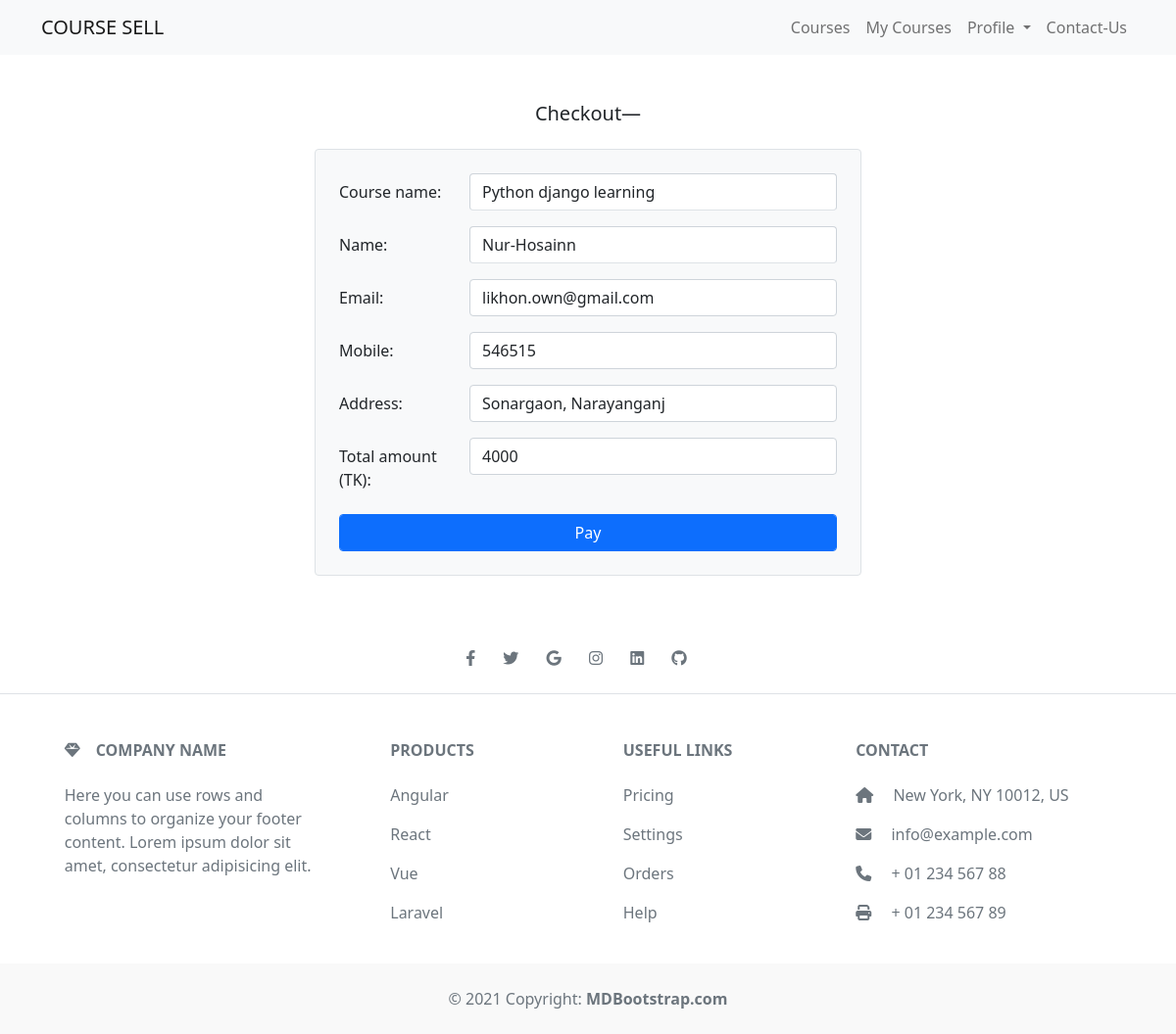
Page /checkout/1/ (signed in) on the committed database.
### courses/models.py (models this page shows, shortened)
class Course(models.Model):
    name = models.CharField(max_length=100, null=False)
    price = models.IntegerField(null=False)
    discount = models.IntegerField(null=False, default=0)
    active = models.BooleanField(default=False)
    thumbnail = models.ImageField(upload_to='courses/')
    length = models.IntegerField(null=False)

class User(AbstractBaseUser, PermissionsMixin):
    GENDER_CHOICES = (
        ('M', 'Male'),
        ('F', 'Female'),
    )
    name = models.CharField(max_length=150)
    email = models.EmailField('Email address', unique=True)
    username = models.CharField(max_length=50, unique=True)
    gender = models.CharField('Gender', max_length=1, choices=GENDER_CHOICES)
    dob = models.DateField('Date of birth', null=True)
    profile_image = models.ImageField('Profile image', upload_to='profiles/')
    address = models.CharField('Address', max_length=300)
    telephone_number = models.CharField('Telephone', max_length=20)
    is_staff = models.BooleanField(default=False)
    is_active = models.BooleanField(default=True)
    date_joined = models.DateTimeField(default=timezone.now)
    USERNAME_FIELD = "email"
    REQUIRED_FIELDS = []
    objects = UserManager()
    def image(self):
        return mark_safe('<img src="%s" width=50px; height: 50px />' % (self.profile_image.url))

### courses/views.py (the view, shortened to what this page needs)
# urls.py: path('checkout/<int:pk>/', views.checkout, name='checkout'),
@login_required()
def checkout(request, pk):
    course = Course.objects.get(id=pk)
    return render(request, 'checkout.html', {'course':course})

### templates/checkout.html (shortened to what this page needs)
{% extends 'master.html' %}
{% load static %}
{% block content %}
<div class="container-sm mt-5">
    <div class="course-title mb-4 text-center">
        <h5>Checkout&mdash;</h5>
    </div>
    <form class="w-50 m-auto" method="POST">
        <div class="bg-light p-4 rounded border">
            <div class="mb-3 row">
                <label for="courseName" class="col-sm-3 col-form-label">Course name:</label>
                <div class="col-sm-9">
                    <input type="text" name="courseName" class="form-control border-bottom" value="{{ course.name }}">
                </div>
            </div>
            <div class="mb-3 row">
                <label for="name" class="col-sm-3 col-form-label">Name:</label>
                <div class="col-sm-9">
                  <input type="text" name="name" class="form-control border-bottom" id="name" value="{{ request.user.name }}">
                </div>
            </div>
            <div class="mb-3 row">
                <label for="email" class="col-sm-3 col-form-label">Email:</label>
                <div class="col-sm-9">
                  <input type="email" name="email" class="form-control" id="email" value="{{ request.user.email }}">
                </div>
            </div>
            <div class="mb-3 row">
                <label for="mobile" class="col-sm-3 col-form-label">Mobile:</label>
                <div class="col-sm-9">
                  <input type="text" name="mobile" class="form-control" id="mobile" value="{{ request.user.telephone_number }}">
                </div>
            </div>
            <div class="mb-3 row">
                <label for="address" class="col-sm-3 col-form-label">Address:</label>
                <div class="col-sm-9">
                    <input name="address" id="address" cols="30" class="form-control" rows="3" value="{{ request.user.address }}">
                </div>
            </div>
            <div class="mb-3 row">
                <label for="amount"  class="col-sm-3 col-form-label">Total amount (TK):</label>
                <div class="col-sm-9">
                  <input type="text" name="amount" class="form-control" id="amount" value="{{ course.price }}">
                </div>
            </div>
            <div class="text-center">
                <button type="submit" class="btn btn-primary form-control">Pay</button>
            </div>
        </div>
    </form>
</div>
{% endblock %}

### rows in the picture
Course: courseName "Python django learning", amount "4000"
User: name "Nur-Hosainn", email "likhon.own@gmail.com", mobile "546515", address "Sonargaon, Narayanganj"
